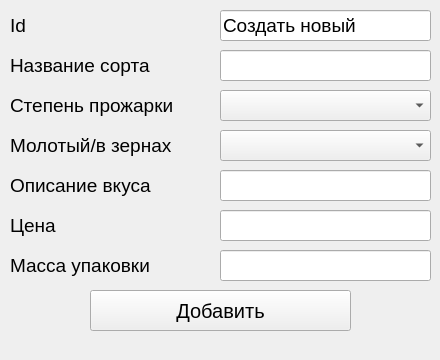
<?xml version="1.0" encoding="UTF-8"?>
<ui version="4.0">
 <class>MainWindow</class>
 <widget class="QMainWindow" name="MainWindow">
  <property name="geometry">
   <rect>
    <x>0</x>
    <y>0</y>
    <width>440</width>
    <height>360</height>
   </rect>
  </property>
  <property name="windowTitle">
   <string>MainWindow</string>
  </property>
  <widget class="QWidget" name="centralwidget">
   <widget class="QLabel" name="label">
    <property name="geometry">
     <rect>
      <x>10</x>
      <y>50</y>
      <width>221</width>
      <height>31</height>
     </rect>
    </property>
    <property name="font">
     <font>
      <pointsize>14</pointsize>
     </font>
    </property>
    <property name="text">
     <string>Название сорта</string>
    </property>
   </widget>
   <widget class="QLabel" name="label_2">
    <property name="geometry">
     <rect>
      <x>10</x>
      <y>90</y>
      <width>221</width>
      <height>31</height>
     </rect>
    </property>
    <property name="font">
     <font>
      <pointsize>14</pointsize>
     </font>
    </property>
    <property name="text">
     <string>Степень прожарки</string>
    </property>
   </widget>
   <widget class="QLabel" name="label_3">
    <property name="geometry">
     <rect>
      <x>10</x>
      <y>130</y>
      <width>221</width>
      <height>31</height>
     </rect>
    </property>
    <property name="font">
     <font>
      <pointsize>14</pointsize>
     </font>
    </property>
    <property name="text">
     <string>Молотый/в зернах</string>
    </property>
   </widget>
   <widget class="QLabel" name="label_4">
    <property name="geometry">
     <rect>
      <x>10</x>
      <y>170</y>
      <width>221</width>
      <height>31</height>
     </rect>
    </property>
    <property name="font">
     <font>
      <pointsize>14</pointsize>
     </font>
    </property>
    <property name="text">
     <string>Описание вкуса</string>
    </property>
   </widget>
   <widget class="QLabel" name="label_5">
    <property name="geometry">
     <rect>
      <x>10</x>
      <y>210</y>
      <width>221</width>
      <height>31</height>
     </rect>
    </property>
    <property name="font">
     <font>
      <pointsize>14</pointsize>
     </font>
    </property>
    <property name="text">
     <string>Цена</string>
    </property>
   </widget>
   <widget class="QLabel" name="label_6">
    <property name="geometry">
     <rect>
      <x>10</x>
      <y>250</y>
      <width>221</width>
      <height>31</height>
     </rect>
    </property>
    <property name="font">
     <font>
      <pointsize>14</pointsize>
     </font>
    </property>
    <property name="text">
     <string>Масса упаковки</string>
    </property>
   </widget>
   <widget class="QLineEdit" name="lineEdit">
    <property name="geometry">
     <rect>
      <x>220</x>
      <y>50</y>
      <width>211</width>
      <height>31</height>
     </rect>
    </property>
    <property name="font">
     <font>
      <pointsize>14</pointsize>
     </font>
    </property>
   </widget>
   <widget class="QLineEdit" name="lineEdit_4">
    <property name="geometry">
     <rect>
      <x>220</x>
      <y>170</y>
      <width>211</width>
      <height>31</height>
     </rect>
    </property>
    <property name="font">
     <font>
      <pointsize>14</pointsize>
     </font>
    </property>
   </widget>
   <widget class="QLineEdit" name="lineEdit_5">
    <property name="geometry">
     <rect>
      <x>220</x>
      <y>210</y>
      <width>211</width>
      <height>31</height>
     </rect>
    </property>
    <property name="font">
     <font>
      <pointsize>14</pointsize>
     </font>
    </property>
   </widget>
   <widget class="QLineEdit" name="lineEdit_6">
    <property name="geometry">
     <rect>
      <x>220</x>
      <y>250</y>
      <width>211</width>
      <height>31</height>
     </rect>
    </property>
    <property name="font">
     <font>
      <pointsize>14</pointsize>
     </font>
    </property>
   </widget>
   <widget class="QComboBox" name="comboBox">
    <property name="geometry">
     <rect>
      <x>220</x>
      <y>130</y>
      <width>211</width>
      <height>31</height>
     </rect>
    </property>
   </widget>
   <widget class="QComboBox" name="comboBox_2">
    <property name="geometry">
     <rect>
      <x>220</x>
      <y>90</y>
      <width>211</width>
      <height>31</height>
     </rect>
    </property>
   </widget>
   <widget class="QPushButton" name="pushButton">
    <property name="geometry">
     <rect>
      <x>90</x>
      <y>290</y>
      <width>261</width>
      <height>41</height>
     </rect>
    </property>
    <property name="font">
     <font>
      <pointsize>15</pointsize>
     </font>
    </property>
    <property name="text">
     <string>Добавить</string>
    </property>
   </widget>
   <widget class="QLabel" name="label_7">
    <property name="geometry">
     <rect>
      <x>10</x>
      <y>10</y>
      <width>221</width>
      <height>31</height>
     </rect>
    </property>
    <property name="font">
     <font>
      <pointsize>14</pointsize>
     </font>
    </property>
    <property name="text">
     <string>Id</string>
    </property>
   </widget>
   <widget class="QLineEdit" name="lineEdit_2">
    <property name="geometry">
     <rect>
      <x>220</x>
      <y>10</y>
      <width>211</width>
      <height>31</height>
     </rect>
    </property>
    <property name="font">
     <font>
      <pointsize>14</pointsize>
     </font>
    </property>
    <property name="text">
     <string>Создать новый</string>
    </property>
   </widget>
  </widget>
 </widget>
 <resources/>
 <connections/>
</ui>
